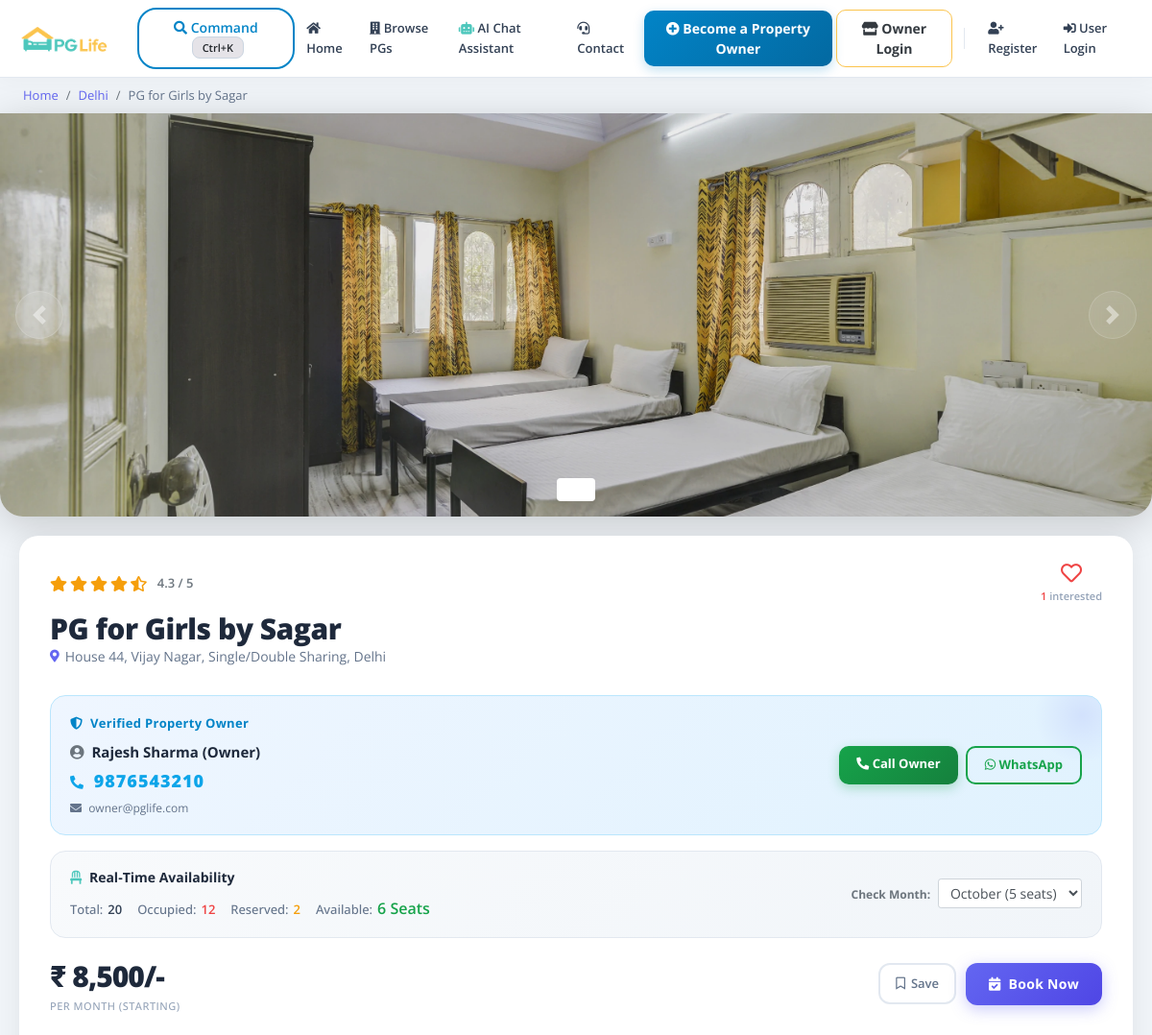
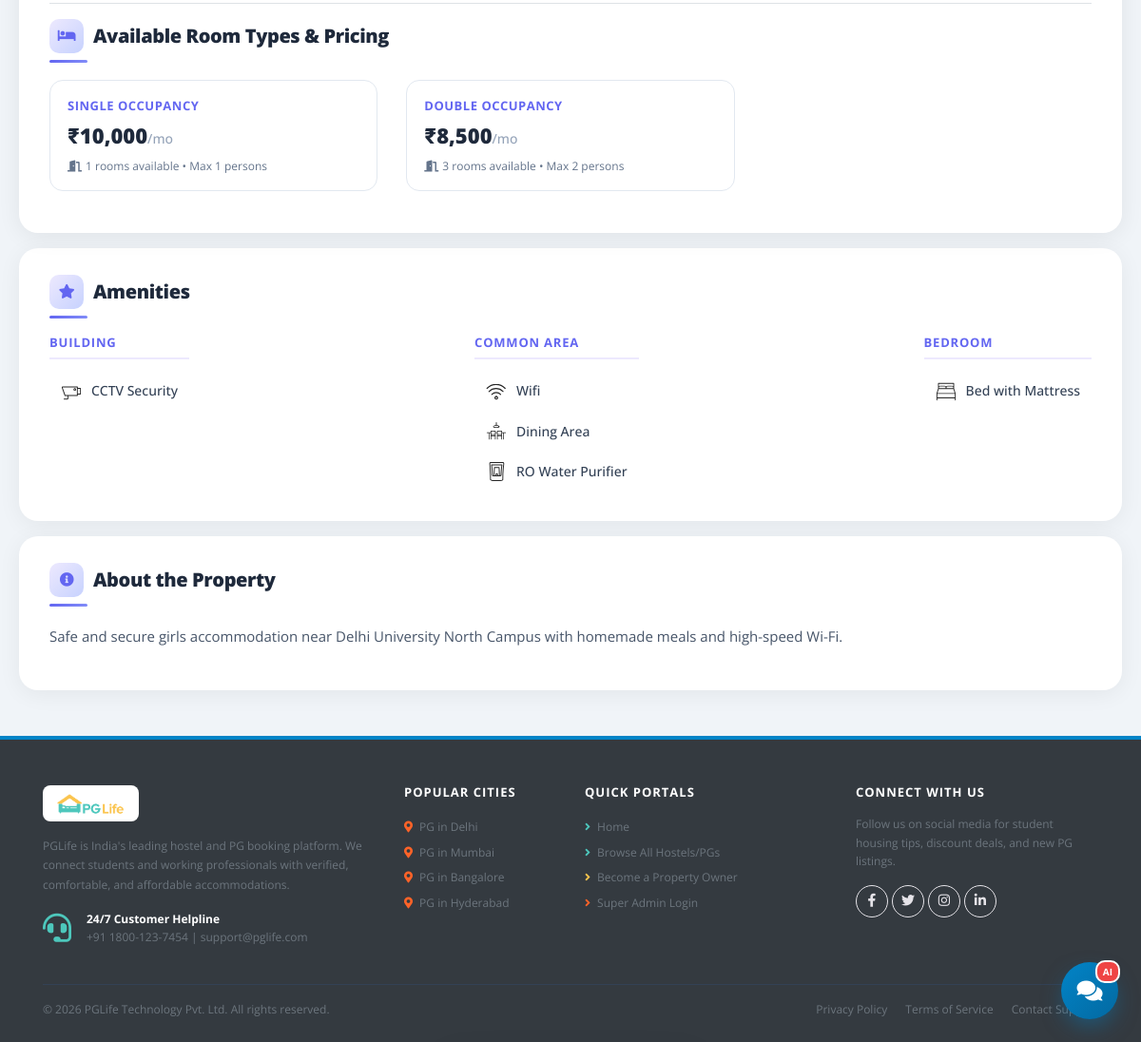
The app's page /property_detail.php?property_id=3 with its own data (2 pictures, top to bottom).
### tables this page shows
CREATE TABLE `properties` (
  `id` int(11) NOT NULL AUTO_INCREMENT,
  `city_id` int(11) NOT NULL,
  `owner_id` int(11) DEFAULT NULL,
  `name` varchar(255) NOT NULL,
  `address` varchar(255) NOT NULL,
  `description` text NOT NULL,
  `gender` enum('male','female','unisex') NOT NULL,
  `rent` int(11) NOT NULL,
  `rating_clean` float(3,1) NOT NULL DEFAULT 4.0,
  `rating_food` float(3,1) NOT NULL DEFAULT 4.0,
  `rating_safety` float(3,1) NOT NULL DEFAULT 4.0,
  `status` enum('pending','approved','rejected','suspended') NOT NULL DEFAULT 'approved',
  `is_published` tinyint(1) NOT NULL DEFAULT 1,
  `is_pet_friendly` tinyint(1) NOT NULL DEFAULT 0,
  `near_college` varchar(255) DEFAULT NULL,
  `views_count` int(11) NOT NULL DEFAULT 0,
  `admin_notes` text DEFAULT NULL,
  `total_rooms` int(11) NOT NULL DEFAULT 10,
  `total_beds` int(11) NOT NULL DEFAULT 20,
  `total_seats` int(11) NOT NULL DEFAULT 20,
  `reserved_seats` int(11) NOT NULL DEFAULT 2,
  `occupied_seats` int(11) NOT NULL DEFAULT 12,
  `available_seats` int(11) NOT NULL DEFAULT 6,
  `monthly_vacancy` json DEFAULT NULL,
  `waiting_list_enabled` tinyint(1) NOT NULL DEFAULT 1,
  PRIMARY KEY (`id`),
  KEY `city_id` (`city_id`),
  KEY `owner_id` (`owner_id`),
  CONSTRAINT `fk_properties_cities` FOREIGN KEY (`city_id`) REFERENCES `cities` (`id`) ON DELETE CASCADE,
  CONSTRAINT `fk_properties_owner` FOREIGN KEY (`owner_id`) REFERENCES `users` (`id`) ON DELETE SET NULL
);

CREATE TABLE `cities` (
  `id` int(11) NOT NULL AUTO_INCREMENT,
  `name` varchar(100) NOT NULL,
  PRIMARY KEY (`id`)
);

CREATE TABLE `users` (
  `id` int(11) NOT NULL AUTO_INCREMENT,
  `email` varchar(255) NOT NULL,
  `password` varchar(255) NOT NULL,
  `full_name` varchar(255) NOT NULL,
  `phone` varchar(20) NOT NULL,
  `gender` varchar(10) NOT NULL,
  `college_name` varchar(255) NOT NULL,
  `role` enum('user','owner','admin') NOT NULL DEFAULT 'user',
  `profile_image` varchar(255) DEFAULT NULL,
  `address` text DEFAULT NULL,
  `id_proof_doc` varchar(255) DEFAULT NULL,
  `id_verified` enum('unverified','pending','verified','rejected','deactivated_archived') NOT NULL DEFAULT 'unverified',
  `notification_prefs` varchar(255) DEFAULT '{"email":true,"push":true,"sms":false}',
  `deletion_status` enum('none','pending_approval','approved','rejected') DEFAULT 'none',
  `deletion_reason` text DEFAULT NULL,
  `deletion_requested_at` datetime DEFAULT NULL,
  `deletion_admin_remark` text DEFAULT NULL,
  `created_at` timestamp DEFAULT CURRENT_TIMESTAMP,
  PRIMARY KEY (`id`),
  UNIQUE KEY `email` (`email`)
);

CREATE TABLE `property_rooms` (
  `id` int(11) NOT NULL AUTO_INCREMENT,
  `property_id` int(11) NOT NULL,
  `room_type` enum('Single','Double','Triple','Dormitory') NOT NULL,
  `rent` int(11) NOT NULL,
  `capacity` int(11) NOT NULL DEFAULT 1,
  `available_rooms` int(11) NOT NULL DEFAULT 1,
  PRIMARY KEY (`id`),
  KEY `property_id` (`property_id`),
  CONSTRAINT `fk_rooms_properties` FOREIGN KEY (`property_id`) REFERENCES `properties` (`id`) ON DELETE CASCADE
);

CREATE TABLE `amenities` (
  `id` int(11) NOT NULL AUTO_INCREMENT,
  `name` varchar(100) NOT NULL,
  `type` varchar(100) NOT NULL,
  `icon` varchar(100) NOT NULL,
  PRIMARY KEY (`id`)
);

### property_detail.php (the view, shortened to what this page needs)
<?php
require "includes/database_connect.php";
$property_id = (int)$_GET["property_id"];
$sql_1 = "SELECT p.*, p.id AS property_id, p.name AS property_name, c.name AS city_name,
               o.full_name AS owner_name, o.phone AS owner_phone, o.email AS owner_email
            FROM properties p
            INNER JOIN cities c ON p.city_id = c.id
            LEFT JOIN users o ON p.owner_id = o.id
            WHERE p.id = $property_id";
$result_1 = mysqli_query($conn, $sql_1);
$property = mysqli_fetch_assoc($result_1);
$sql_3 = "SELECT a.*
            FROM amenities a
            INNER JOIN properties_amenities pa ON a.id = pa.amenity_id
            WHERE pa.property_id = $property_id";
$result_3 = mysqli_query($conn, $sql_3);
$amenities = $result_3 ? mysqli_fetch_all($result_3, MYSQLI_ASSOC) : array();
$sql_4 = "SELECT * FROM interested_users_properties WHERE property_id = $property_id";
$result_4 = mysqli_query($conn, $sql_4);
$interested_users = $result_4 ? mysqli_fetch_all($result_4, MYSQLI_ASSOC) : array();
$interested_users_count = count($interested_users);
$monthly_vacancy = !empty($property['monthly_vacancy']) ? json_decode($property['monthly_vacancy'], true) : array(
    'January' => 6, 'February' => 0, 'March' => 3, 'April' => 8, 'May' => 5, 'June' => 4,
    'July' => 2, 'August' => 0, 'September' => 7, 'October' => 5, 'November' => 6, 'December' => 4
);
$current_month = date('F');
$avail_this_month = isset($monthly_vacancy[$current_month]) ? (int)$monthly_vacancy[$current_month] : (int)$property['available_seats'];
?>
<!DOCTYPE html>
<html lang="en">
<head>
    <?php include "includes/head_links.php"; ?>
    <link href="css/property_detail.css" rel="stylesheet" />
</head>
<body>
    <?php include "includes/header.php"; ?>
    <nav aria-label="breadcrumb">
        <ol class="breadcrumb py-2 px-4">
            <li class="breadcrumb-item"><a href="index.php">Home</a></li>
            <li class="breadcrumb-item"><a href="property_list.php?city=<?= $property['city_name']; ?>"><?= $property['city_name']; ?></a></li>
            <li class="breadcrumb-item active" aria-current="page"><?= htmlspecialchars($property['property_name']); ?></li>
        </ol>
    </nav>
    <div id="property-images" class="carousel slide" data-ride="carousel">
        <ol class="carousel-indicators">
            <?php
            $property_images = glob("img/properties/" . $property['property_id'] . "/*");
            foreach ($property_images as $index => $property_image) {
            ?>
                <li data-target="#property-images" data-slide-to="<?= $index ?>" class="<?= $index == 0 ? "active" : ""; ?>"></li>
            <?php } ?>
        </ol>
        <div class="carousel-inner">
            <?php foreach ($property_images as $index => $property_image) { ?>
                <div class="carousel-item <?= $index == 0 ? "active" : ""; ?>">
                    <img class="d-block w-100" src="<?= $property_image ?>" onerror="this.src='img/properties/1/46ebbb537aa9fb0a.jpg'" alt="Property image <?= $index + 1 ?>">
                </div>
            <?php } ?>
        </div>
        <a class="carousel-control-prev" href="#property-images" role="button" data-slide="prev">
            <span class="carousel-control-prev-icon"></span>
        </a>
        <a class="carousel-control-next" href="#property-images" role="button" data-slide="next">
            <span class="carousel-control-next-icon"></span>
        </a>
    </div>
    <div class="property-summary">
        <div class="row no-gutters justify-content-between align-items-center mb-2">
            <?php
            $total_rating = ($property['rating_clean'] + $property['rating_food'] + $property['rating_safety']) / 3;
            $total_rating = round($total_rating, 1);
            ?>
            <div class="star-container" title="<?= $total_rating ?>">
                <?php for ($i = 0; $i < 5; $i++) {
                    if ($total_rating >= $i + 0.8) { echo '<i class="fas fa-star"></i>'; }
                    elseif ($total_rating >= $i + 0.3) { echo '<i class="fas fa-star-half-alt"></i>'; }
                    else { echo '<i class="far fa-star"></i>'; }
                } ?>
                <span class="ml-2 text-muted" style="font-size:13px;font-weight:600;"><?= $total_rating ?> / 5</span>
            </div>
            <div class="interested-container">
                <?php
                $is_interested = false;
                ?>
                <button class="btn btn-link p-0 text-decoration-none border-0" onclick="requireAuth('interest')" title="Mark Interested">
                    <i class="<?= $is_interested ? 'fas' : 'far'; ?> fa-heart is-interested-image"></i>
                    <span class="interested-text"><span class="interested-user-count"><?= $interested_users_count ?></span> interested</span>
                </button>
            </div>
        </div>
        <div class="detail-container my-2">
            <div class="property-name"><?= htmlspecialchars($property['property_name']) ?></div>
            <div class="property-address"><?= htmlspecialchars($property['address']) ?></div>
        </div>
        <?php
        $owner_name  = !empty($property['owner_name'])  ? $property['owner_name']  : 'Rajesh Sharma (Owner)';
        $owner_phone = !empty($property['owner_phone']) ? $property['owner_phone'] : '9876543210';
        $owner_email = !empty($property['owner_email']) ? $property['owner_email'] : 'owner@pglife.com';
        ?>
        <div class="owner-contact-card">
            <div class="row align-items-center">
                <div class="col-md-7">
                    <div class="owner-label"><i class="fas fa-shield-alt mr-1"></i> Verified Property Owner</div>
                    <div class="owner-name mb-1"><i class="fas fa-user-circle mr-1 text-muted"></i> <?= htmlspecialchars($owner_name); ?></div>
                    <div class="owner-phone"><i class="fas fa-phone-alt mr-1" style="font-size:14px;"></i> <?= htmlspecialchars($owner_phone); ?></div>
                    <div class="owner-email mt-1"><i class="fas fa-envelope mr-1"></i> <?= htmlspecialchars($owner_email); ?></div>
                </div>
                <div class="col-md-5 text-md-right mt-3 mt-md-0 d-flex flex-column flex-md-row gap-2 justify-content-md-end" style="gap:8px;">
                    <a href="tel:<?= $owner_phone; ?>" class="btn btn-call-owner mb-2 mb-md-0">
                        <i class="fas fa-phone-alt"></i> Call Owner
                    </a>
                    <a href="https://wa.me/91<?= $owner_phone; ?>" target="_blank" class="btn btn-whatsapp-owner">
                        <i class="fab fa-whatsapp"></i> WhatsApp
                    </a>
                </div>
            </div>
        </div>
        <div class="seat-badge my-3">
            <div class="row align-items-center">
                <div class="col-md-7">
                    <div class="seat-title"><i class="fas fa-chair text-primary mr-1"></i> Real-Time Availability</div>
                    <div>
                        <span class="seat-stat"><span class="label">Total:</span><span class="total-val"><?= (int)$property['total_beds']; ?></span></span>
                        <span class="seat-stat"><span class="label">Occupied:</span><span class="occupied-val"><?= (int)$property['occupied_seats']; ?></span></span>
                        <span class="seat-stat"><span class="label">Reserved:</span><span class="reserved-val"><?= (int)$property['reserved_seats']; ?></span></span>
                        <span class="seat-stat"><span class="label">Available:</span><span class="avail-val" id="liveAvailSeats"><?= (int)$property['available_seats']; ?> Seats</span></span>
                    </div>
                </div>
                <div class="col-md-5 mt-2 mt-md-0 text-md-right">
                    <label class="small font-weight-bold mr-1 text-muted" for="selectMonthVacancy">Check Month:</label>
                    <select id="selectMonthVacancy" class="form-control form-control-sm d-inline-block" style="width: 150px;" onchange="updateMonthVacancy(this.value)">
                        <?php foreach ($monthly_vacancy as $month_name => $seats_cnt) { ?>
                            <option value="<?= $seats_cnt; ?>" <?= $month_name === $current_month ? 'selected' : ''; ?>>
                                <?= $month_name; ?> (<?= $seats_cnt; ?> seats)
                            </option>
                        <?php } ?>
                    </select>
                </div>
            </div>
        </div>
        <div class="row no-gutters align-items-center mt-3">
            <div class="rent-container col-6">
                <div class="rent">₹ <?= number_format($property['rent']) ?>/-</div>
                <div class="rent-unit">per month (Starting)</div>
            </div>
            <div class="button-container col-6">
                <button class="btn-save-prop" onclick="requireAuth('save', <?= $property['property_id']; ?>)" id="btnSaveProperty">
                    <i class="far fa-bookmark" id="iconSavedProperty"></i> Save
                </button>
                <button id="btnBookNow" class="btn-book-now"
                    onclick="requireAuth('book', <?= $property['property_id']; ?>)"
                    <?= $avail_this_month === 0 ? 'disabled' : ''; ?>>
                    <i class="fas fa-calendar-check mr-1"></i> Book Now
                </button>
            </div>
        </div>
        <?php
        $rooms_res = mysqli_query($conn, "SELECT * FROM property_rooms WHERE property_id = $property_id");
        if ($rooms_res && mysqli_num_rows($rooms_res) > 0) {
        ?>
            <div class="mt-4 pt-3 border-top">
                <h5 class="section-header">
                    <span class="section-icon"><i class="fas fa-bed"></i></span>
                    Available Room Types &amp; Pricing
                </h5>
                <div class="row">
                    <?php while ($room = mysqli_fetch_assoc($rooms_res)) { ?>
                        <div class="col-md-4 mb-3">
                            <div class="room-card">
                                <div class="room-type-label"><?= $room['room_type']; ?> Occupancy</div>
                                <div class="room-rent">₹<?= number_format($room['rent']); ?><span style="font-size:14px;font-weight:500;color:#94a3b8;">/mo</span></div>
                                <div class="room-avail"><i class="fas fa-door-open mr-1"></i><?= $room['available_rooms']; ?> rooms available &bull; Max <?= $room['capacity']; ?> persons</div>
                            </div>
                        </div>
                    <?php } ?>
                </div>
            </div>
        <?php } ?>
    </div>
    <div class="property-amenities">
        <h2 class="section-header"><span class="section-icon"><i class="fas fa-star"></i></span> Amenities</h2>
        <div class="row justify-content-between">
            <div class="col-md-auto">
                <h5>Building</h5>
                <?php foreach ($amenities as $amenity) { if ($amenity['type'] == "Building") { ?>
                    <div class="amenity-container"><img src="img/amenities/<?= $amenity['icon'] ?>.svg" onerror="this.style.display='none'" alt="<?= $amenity['name'] ?>"> <span><?= $amenity['name'] ?></span></div>
                <?php } } ?>
            </div>
            <div class="col-md-auto">
                <h5>Common Area</h5>
                <?php foreach ($amenities as $amenity) { if ($amenity['type'] == "Common Area") { ?>
                    <div class="amenity-container"><img src="img/amenities/<?= $amenity['icon'] ?>.svg" onerror="this.style.display='none'" alt="<?= $amenity['name'] ?>"> <span><?= $amenity['name'] ?></span></div>
                <?php } } ?>
            </div>
            <div class="col-md-auto">
                <h5>Bedroom</h5>
                <?php foreach ($amenities as $amenity) { if ($amenity['type'] == "Bedroom") { ?>
                    <div class="amenity-container"><img src="img/amenities/<?= $amenity['icon'] ?>.svg" onerror="this.style.display='none'" alt="<?= $amenity['name'] ?>"> <span><?= $amenity['name'] ?></span></div>
                <?php } } ?>
            </div>
        </div>
    </div>
    <div class="property-about">
        <h2 class="section-header"><span class="section-icon"><i class="fas fa-info-circle"></i></span> About the Property</h2>
        <p><?= htmlspecialchars($property['description']) ?></p>
    </div>
    <?php
    include "includes/footer.php";
    ?>
</body>
</html>

### css/common.css (style rules this page uses)
:root { --primary-color: #0284c7; --primary-hover: #0369a1; --accent-color: #f59e0b; --dark-bg: #0f172a; --card-bg: #ffffff; --border-color: #e2e8f0; --text-primary: #1e293b; --text-muted: #64748b; --border-radius: 12px; --transition-fast: all 0.2s ease-in-out; }
* { box-sizing: border-box; font-family: 'Open Sans', -apple-system, BlinkMacSystemFont, 'Segoe UI', Roboto, sans-serif; }
body { color: var(--text-primary); background-color: #f8fafc; font-size: 15px; line-height: 1.6; position: relative; }
h1, h2, h3, h4, h5, h6 { font-weight: 700; color: #0f172a; letter-spacing: -0.02em; }
.btn { border-radius: 10px; font-weight: 600; padding: 8px 18px; transition: var(--transition-fast); }
.breadcrumb { background-color: #f1f5f9; font-size: 13px; padding: 12px 24px; border-radius: 0px; }

### records on screen
properties: city.name "Delhi", name "PG for Girls by Sagar", total_rating "4.3", address "House 44, Vijay Nagar, Single/Double Sharing, Delhi", owner.full_name "Rajesh Sharma (Owner)", owner.phone "9876543210", owner.email "owner@pglife.com", total_beds "20", occupied_seats "12", reserved_seats "2", available_seats "6", rent "8,500", description "Safe and secure girls accommodation near Delhi University North Campus with homemade meals and high-speed Wi-Fi."
property_rooms: room_type "SINGLE", rent "10,000", available_rooms "1", capacity "1"
property_rooms: room_type "DOUBLE", rent "8,500", available_rooms "3", capacity "2"
amenities: icon (picture), name "CCTV Security"
amenities: icon (picture), name "Wifi"
amenities: icon (picture), name "Dining Area"
amenities: icon (picture), name "RO Water Purifier"
amenities: name "Bed with Mattress"

### other values on screen
$interested_users_count "1"
form field value "October (5 seats)"
